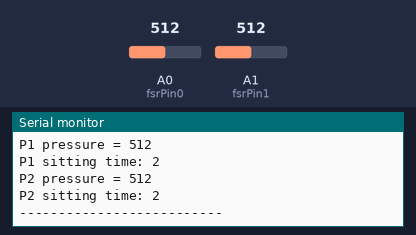
A sketch run on a simulated Arduino Uno, built with avr-gcc and run on an emulated ATmega328P. Shown: the last lines printed to the serial monitor. The test bench sets the inputs (shaded band); at power-on: A0 (fsrPin0) = 512, A1 (fsrPin1) = 512.

Above: at 1.8 s.
1.9 s: A0 (fsrPin0) set to 490
At 3.0 s:
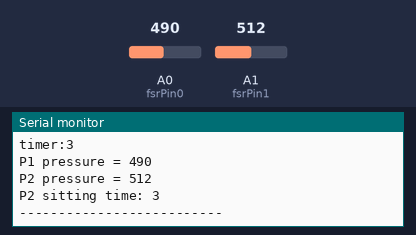
3.4 s: A1 (fsrPin1) set to 490
At 4.7 s:
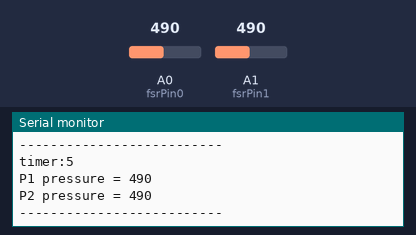
4.9 s: A0 (fsrPin0) set to 510
At 6.0 s:
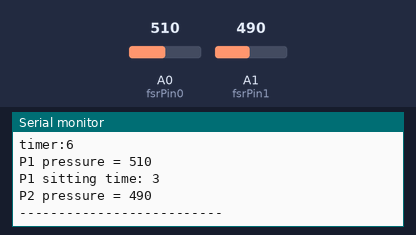
6.4 s: A1 (fsrPin1) set to 510
At 6.4 s:
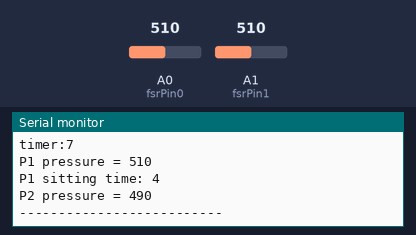
Timing chart, 0 to 8.9 s (numbered marks = the images above; inputs shaded):
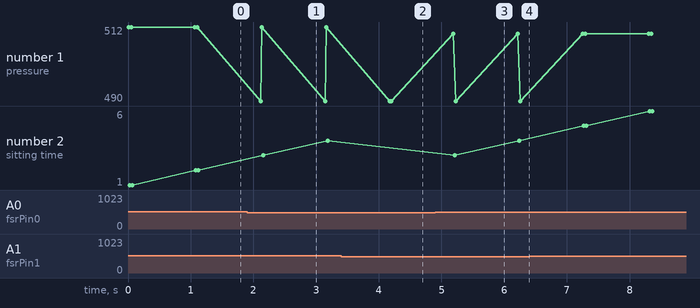

The sketch:

sketch_apr20a.ino
```cpp
/* FSR simple testing sketch.

Connect one end of FSR to power, the other end to Analog 0.
Then connect one end of a 10K resistor from Analog 0 to ground

For more information see www.ladyada.net/learn/sensors/fsr.html */

int fsrPin0 = A0;     // the FSR and 10K pulldown are connected to a0
int fsrPin1 = A1;
int p1;     // the analog reading from the FSR resistor divider
int p2;
int timer = 0;
int sittingtime1 = 0;
int sittingtime2 = 0;
void setup(void) {
  // We'll send debugging information via the Serial monitor
  Serial.begin(9600);

}

void loop(void) {
  timer++;

  p1 = analogRead(fsrPin0);
  p2 = analogRead(fsrPin1);
  Serial.print("timer:");
  Serial.println(timer);

  //timer
  if (timer == 10){
    Serial.print("P1 sitting time: ");
    Serial.println(sittingtime1);
    Serial.print("P2 sitting time: ");
    Serial.println(sittingtime2);
    Serial.end();
  }
  //p1 data
  Serial.print("P1 pressure = ");
  Serial.println(p1);     // the raw analog reading
  if (p1 > 500){
    sittingtime1 ++;
    Serial.print("P1 sitting time: ");
    Serial.println(sittingtime1);
    }
  //p2 data
  Serial.print("P2 pressure = ");
  Serial.println(p2);     // the raw analog reading
  if (p2 > 500){
    sittingtime2 ++;
    Serial.print("P2 sitting time: ");
    Serial.println(sittingtime2);
    }
  Serial.println("--------------------------");
  delay(1000);
}
```

Measured:
- after the input at 1.9 s, the serial monitor: prints a new line after 0.21 s (image 1)
- after the input at 3.4 s, the serial monitor: prints a new line after 0.80 s (image 2)
- after the input at 4.9 s, the serial monitor: prints a new line after 0.29 s (image 3)
